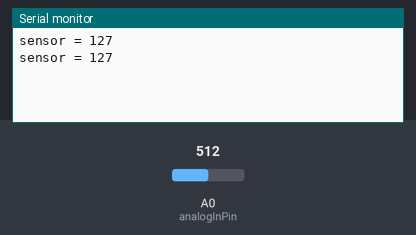
Simulated run of this sketch. Board: Arduino Uno, built with avr-gcc and run on an emulated ATmega328P. On the bench: the last lines printed to the serial monitor. The inputs (shaded band) are chosen by the test bench; at power-on: A0 (analogInPin) = 512.

Above: at 1.8 s.
1.9 s: A0 (analogInPin) set to 716
At 2.4 s:
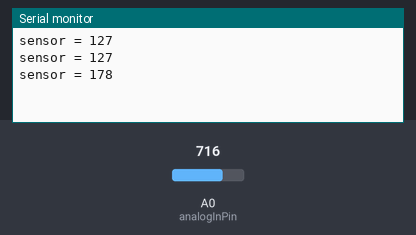
3.4 s: A0 (analogInPin) set to 900
At 4.8 s:
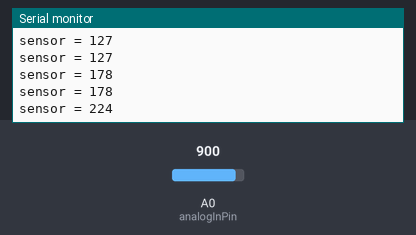
Timing chart, 0 to 6.4 s (numbered marks = the images above; inputs shaded):
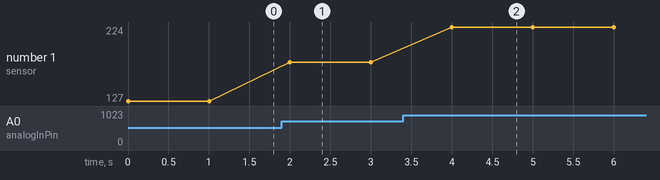

The sketch:

FSR_Serial.ino
```cpp
const int analogInPin = A0;

int sensorValue = 0;
int mappedSensorValue = 0;

void setup() {
  // put your setup code here, to run once:
  Serial.begin(9600);
}

void loop() {
  // put your main code here, to run repeatedly:
  sensorValue = analogRead(analogInPin);
  mappedSensorValue = map(sensorValue, 0, 1023, 0, 255);
   // print the results to the serial monitor:
  Serial.print("sensor = ");
  Serial.println(mappedSensorValue);
  delay(1000);

}
```

Measured:
- after the input at 1.9 s, the serial monitor: prints a new line after 0.10 s (image 1)
- after the input at 3.4 s, the serial monitor: prints a new line after 0.60 s (image 2)
- plotted number 1: 127 → 178 after the input at 1.9 s, 178 → 224 after the input at 3.4 s
